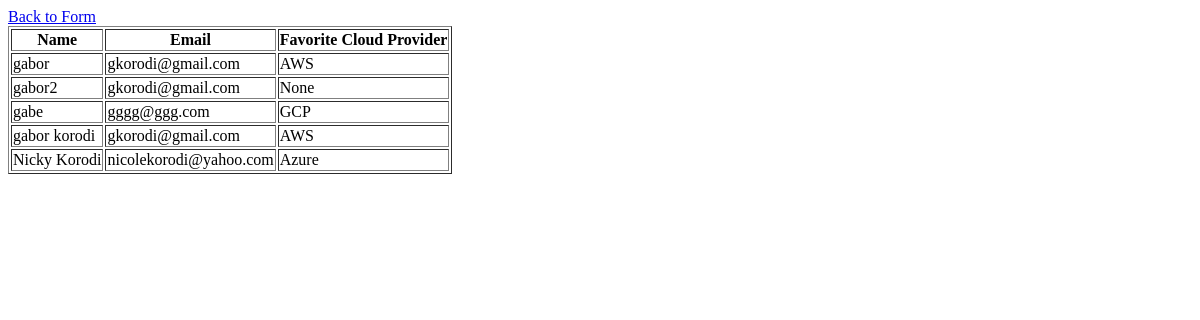
/ui/table, run on an earlier commit of the app's database.
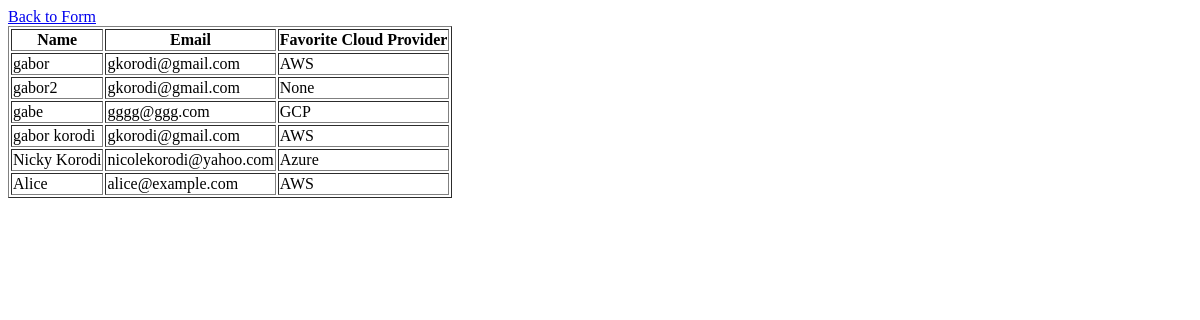
And on a later commit of the database.
### tables this page shows
CREATE TABLE form_submissions (
            id INTEGER PRIMARY KEY AUTOINCREMENT,
            name TEXT,
            email TEXT,
            cloud TEXT,
            other_cloud TEXT
        );

### main.py (the view)
@app.get('/ui/table')
async def get_cloud_table(request: Request):
    conn = sqlite3.connect("form_data.db")
    cursor = conn.cursor()
    cursor.execute("SELECT * FROM form_submissions")
    rows = cursor.fetchall()
    columns = [column[0] for column in cursor.description]
    entries = [dict(zip(columns, row)) for row in rows]
    conn.close()
    return templates.TemplateResponse(request=request, name="table.j2", context={'entries': entries})

### templates/table.j2 (shortened to what this page needs)
<!DOCTYPE html>
<html lang="en">
<head>
</head>
<body>
    <a href="/ui/form">Back to Form</a>
    <table border="1">
        <tr>
            <th>Name</th>
            <th>Email</th>
            <th>Favorite Cloud Provider</th>
        </tr>
        {% for entry in entries %}
        <tr>
            <td>{{ entry.name }}</td>
            <td>{{ entry.email }}</td>
            <td>{{ entry.cloud }}</td>
        </tr>
        {% endfor %}
    </table>
</body>
</html>

What changed in the data, as far as the page shows it:
added form_submissions: name "Alice", email "alice@example.com", cloud "AWS"
